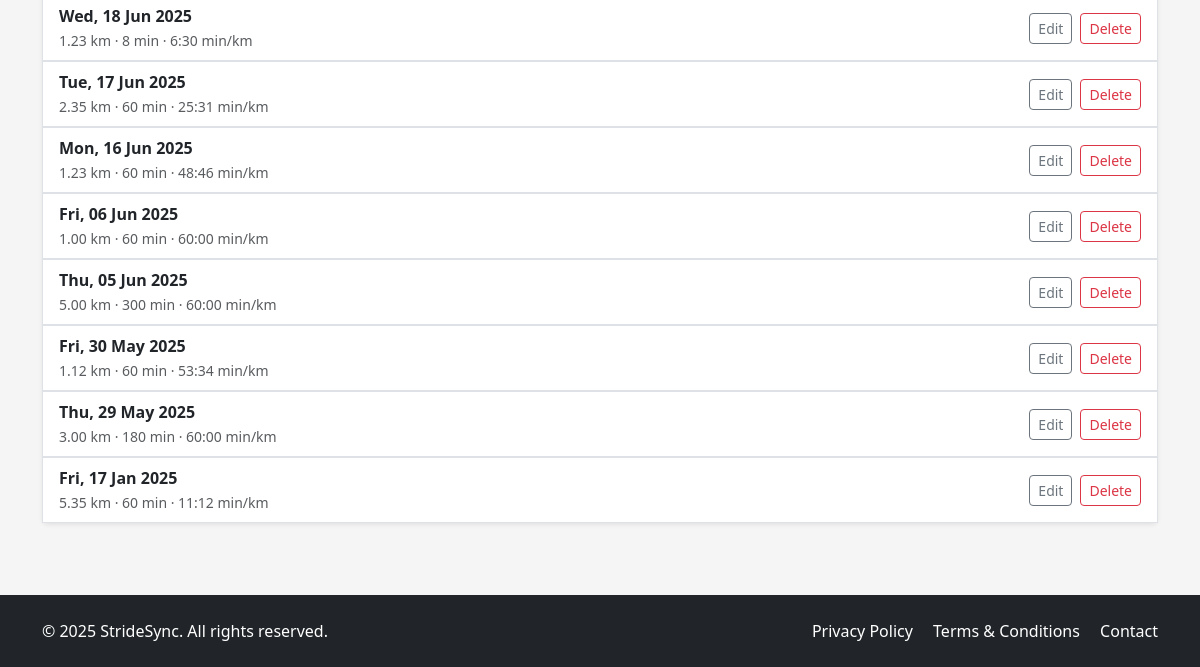
Before: /my-activities (signed in, lower part) with the older database file.
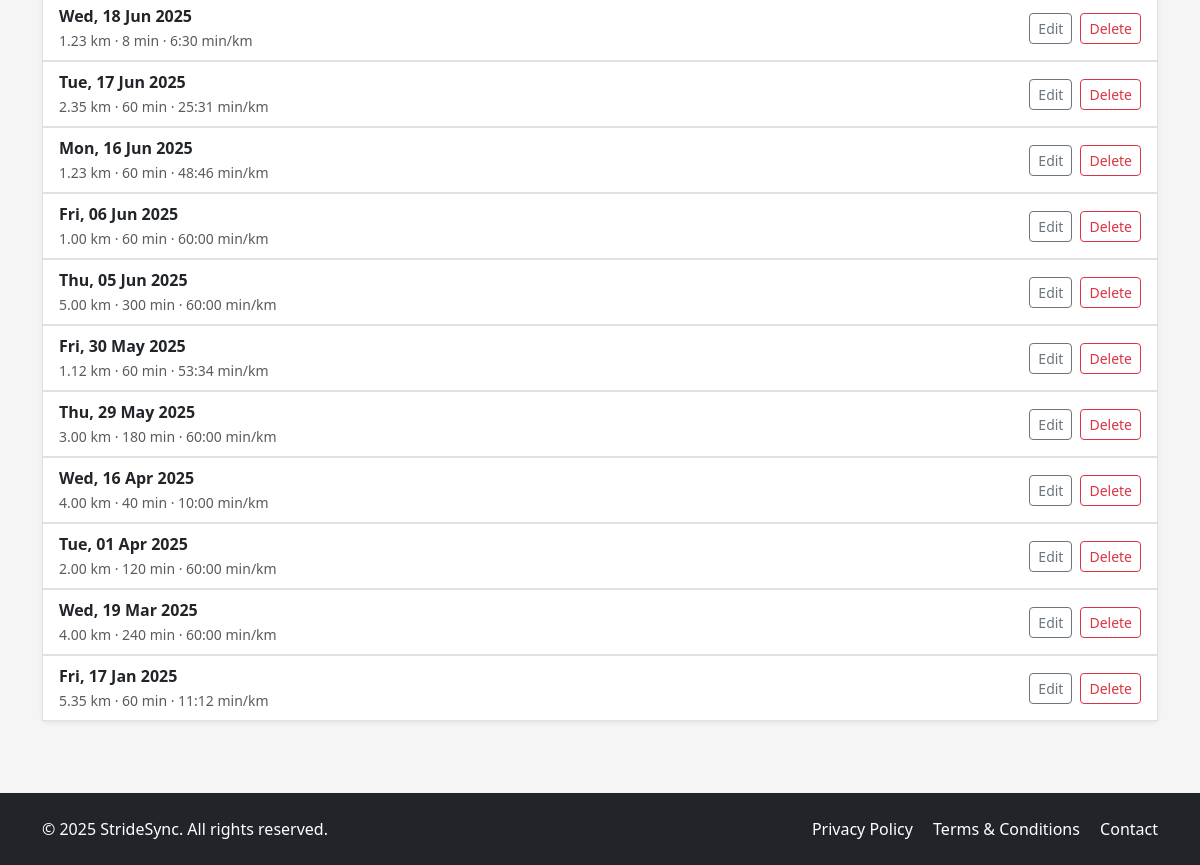
After: the same page with the newer database file.
### app/models.py (models this page shows, shortened)
class Run(db.Model):
    __tablename__ = "runs"
    id = sa.Column(sa.Integer, primary_key=True)
    date = sa.Column(sa.DateTime(timezone=True), index=True)
    distance = sa.Column(Numeric(precision=8, scale=2))  # replaces sa.Integer
    time = sa.Column(sa.Integer)      # seconds (duration)
    pace = sa.Column(sa.Integer)      # seconds per km
    user_id = sa.Column(sa.Integer, sa.ForeignKey("users.id"), index=True)
    user = so.relationship("User", back_populates="runs")
    groups = so.relationship("Group", secondary=run_groups, back_populates="runs")

### app/routes.py (the view)
@app.route('/my-activities')
@login_required
def my_activities():
    runs = db.session.scalars(
        sa.select(Run).where(Run.user_id == current_user.id).order_by(Run.date.desc())
    ).all()
    form = LogActivityForm()
    form.groups.choices = [(g.id, g.name) for g in current_user.groups]
    edit_form = EditRunForm()
    edit_form.groups.choices = [(g.id, g.name) for g in current_user.groups]
    delete_form = DeleteRunForm()
    return render_template(
        "my_activities.html",
        runs=runs,
        form=form,
        edit_form=edit_form,
        delete_form=delete_form,
        user=current_user
    )

### app/models.py (called while the page is built)
@login.user_loader
def load_user(id):
    return db.session.get(User, int(id))

### app/templates/my_activities.html (shortened to what this page needs)
{% extends "base.html" %}
{% block content %}
<section class="py-5">
  <div class="container">
    {% if runs %}
    <div class="list-group shadow-sm">
      {% for run in runs %}
        <div class="list-group-item d-flex justify-content-between align-items-center">
          <div>
            <strong>{{ run.date.strftime('%a, %d %b %Y') }}</strong><br>
            <small class="text-muted">
              {{ run.distance }} km · {{ run.time // 60 }} min ·
              {{ "%d:%02d" % (run.pace // 60, run.pace % 60) }} min/km
            </small>
          </div>
          <div class="d-flex gap-2">
            <button class="btn btn-sm btn-outline-secondary" data-bs-toggle="modal" data-bs-target="#editRunModal{{ run.id }}">Edit</button>
            <button class="btn btn-sm btn-outline-danger" data-bs-toggle="modal" data-bs-target="#deleteRunModal{{ run.id }}">Delete</button>
          </div>
        </div>
                    {% set selected_group_ids = run.groups | map(attribute='id') | list %}
      {% endfor %}
    </div>
    {% else %}
      <p class="text-muted">No runs logged yet. Start by adding a new one.</p>
    {% endif %}
  </div>
</section>
{% endblock %}

Changed rows visible on the page:
added Run: date "Wed, 16 Apr 2025", distance "4.00", time "40", pace "10:00"
added Run: date "Tue, 01 Apr 2025", distance "2.00", time "120", pace "60:00"
added Run: date "Wed, 19 Mar 2025", distance "4.00", time "240", pace "60:00"
